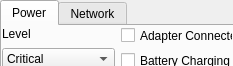
<?xml version="1.0" encoding="UTF-8"?>
<ui version="4.0">
 <class>ControlPanel</class>
 <widget class="QDialog" name="ControlPanel">
  <property name="geometry">
   <rect>
    <x>0</x>
    <y>0</y>
    <width>233</width>
    <height>66</height>
   </rect>
  </property>
  <property name="windowTitle">
   <string>Form</string>
  </property>
  <widget class="QTabWidget" name="tabs">
   <property name="geometry">
    <rect>
     <x>0</x>
     <y>0</y>
     <width>237</width>
     <height>70</height>
    </rect>
   </property>
   <property name="currentIndex">
    <number>0</number>
   </property>
   <widget class="QWidget" name="tabPower">
    <attribute name="title">
     <string>Power</string>
    </attribute>
    <widget class="QWidget" name="layoutWidget">
     <property name="geometry">
      <rect>
       <x>0</x>
       <y>0</y>
       <width>231</width>
       <height>44</height>
      </rect>
     </property>
     <layout class="QHBoxLayout" name="horizontalLayout">
      <item>
       <layout class="QVBoxLayout" name="verticalLayout_4">
        <item>
         <widget class="QLabel" name="label_power_state">
          <property name="text">
           <string>Level</string>
          </property>
         </widget>
        </item>
        <item>
         <widget class="QComboBox" name="battery_level">
          <item>
           <property name="text">
            <string>Critical</string>
           </property>
          </item>
          <item>
           <property name="text">
            <string>Low</string>
           </property>
          </item>
          <item>
           <property name="text">
            <string>Half Full</string>
           </property>
          </item>
          <item>
           <property name="text">
            <string>Mostly Full</string>
           </property>
          </item>
          <item>
           <property name="text">
            <string>Completely Full</string>
           </property>
          </item>
         </widget>
        </item>
       </layout>
      </item>
      <item>
       <layout class="QVBoxLayout" name="verticalLayout_3">
        <item>
         <widget class="QCheckBox" name="adapter_connected">
          <property name="text">
           <string>Adapter Connected</string>
          </property>
         </widget>
        </item>
        <item>
         <widget class="QCheckBox" name="battery_charging">
          <property name="text">
           <string>Battery Charging</string>
          </property>
         </widget>
        </item>
       </layout>
      </item>
     </layout>
    </widget>
   </widget>
   <widget class="QWidget" name="tabNetwork">
    <attribute name="title">
     <string>Network</string>
    </attribute>
    <widget class="QWidget" name="layoutWidget">
     <property name="geometry">
      <rect>
       <x>0</x>
       <y>0</y>
       <width>231</width>
       <height>44</height>
      </rect>
     </property>
     <layout class="QHBoxLayout" name="horizontalLayout_4">
      <item>
       <layout class="QVBoxLayout" name="verticalLayout">
        <item>
         <widget class="QLabel" name="label_wifi_status">
          <property name="text">
           <string>Wi-Fi Status</string>
          </property>
         </widget>
        </item>
        <item>
         <widget class="QComboBox" name="wifi_status">
          <item>
           <property name="text">
            <string>None</string>
           </property>
          </item>
          <item>
           <property name="text">
            <string>Old 3DS Internet</string>
           </property>
          </item>
          <item>
           <property name="text">
            <string>New 3DS Internet</string>
           </property>
          </item>
         </widget>
        </item>
       </layout>
      </item>
      <item>
       <layout class="QVBoxLayout" name="verticalLayout_2">
        <item>
         <widget class="QLabel" name="label_link_level">
          <property name="text">
           <string>Wi-Fi Link Level</string>
          </property>
         </widget>
        </item>
        <item>
         <widget class="QSpinBox" name="link_level">
          <property name="maximum">
           <number>3</number>
          </property>
         </widget>
        </item>
       </layout>
      </item>
     </layout>
    </widget>
   </widget>
  </widget>
 </widget>
 <resources/>
 <connections/>
</ui>
